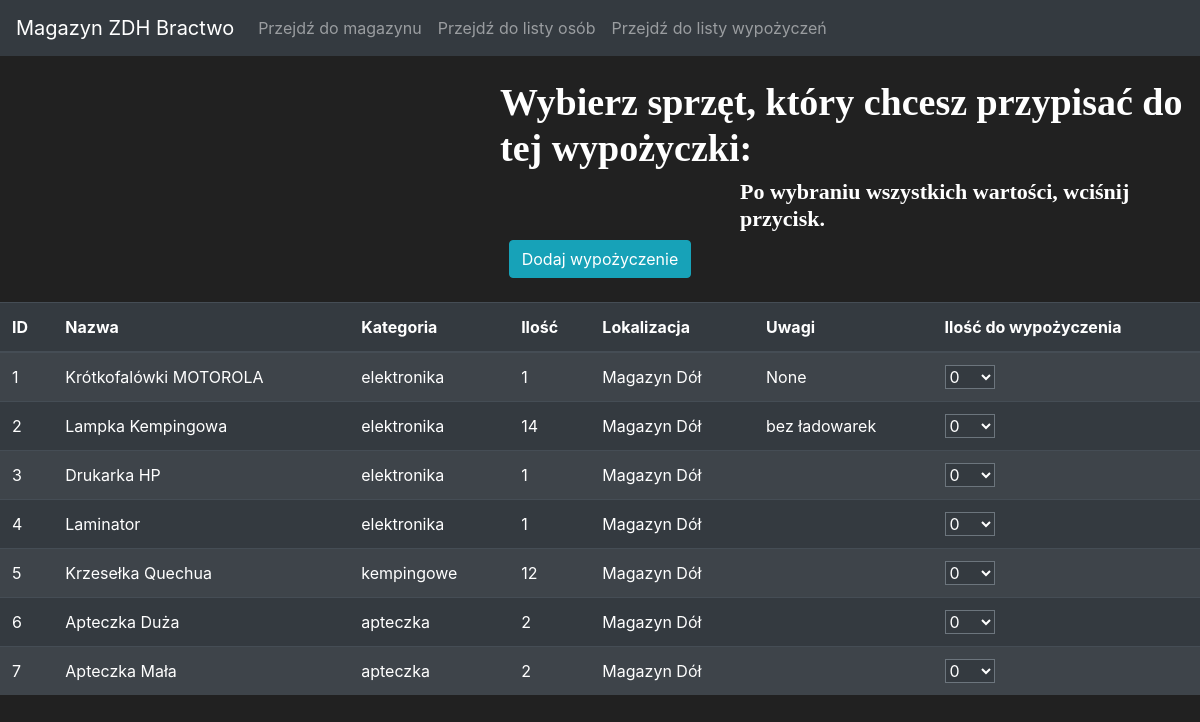
Before: /magazine/choose with the older database file.
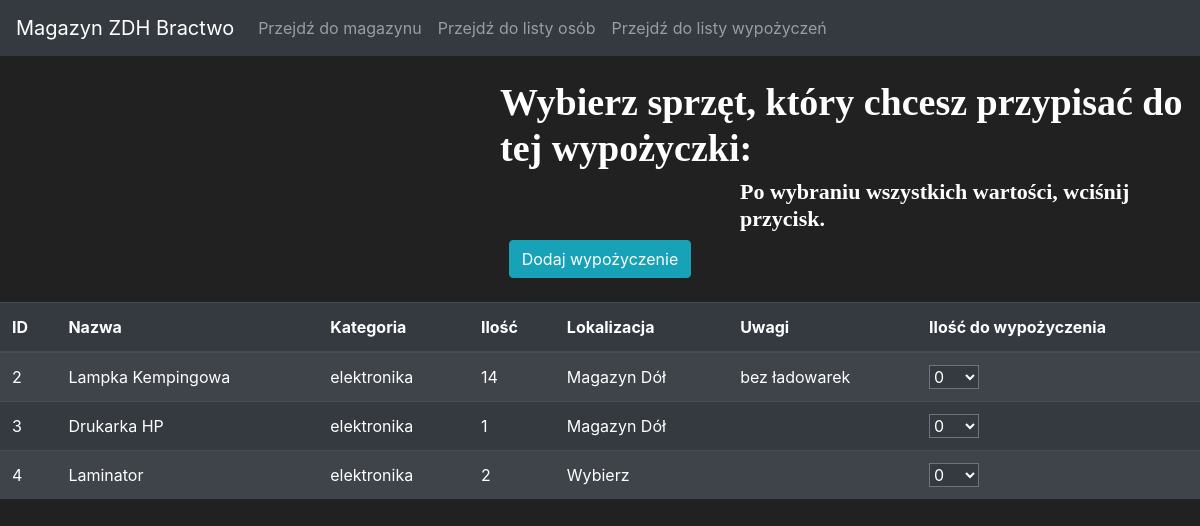
After: the same page with the newer database file.
### app.py (models this page shows, shortened)
class Item(db.Model):
    id = db.Column(db.Integer(), primary_key=True)
    name = db.Column(db.String(length=30), nullable=False, unique=True)
    category = db.Column(db.String(length=30), nullable=False)
    amount = db.Column(db.Integer(), nullable=True)
    localization = db.Column(db.String(length=30), nullable=False)
    notes = db.Column(db.String(length=60), nullable=True)

### app.py (the view)
@app.route("/magazine/choose", methods=['GET'])
def choose_item_list():
    items = Item.query.all()
    return render_template('rental_magazine_choose.html', items=items)

### templates/rental_magazine_choose.html (shortened to what this page needs)
{% extends "template_main.html" %}
{% block content %}
<br>
<h1 style="font-family: Calibri; font-size: 38px; font-weight: 600; margin-left: 500px;">
    Wybierz sprzęt, który chcesz przypisać do tej wypożyczki:
</h1>
<h1 style="font-family: Calibri; font-size: 22px; font-weight: 600; margin-left: 740px;">
    Po wybraniu wszystkich wartości, wciśnij przycisk.
</h1>
<div class="form-wrapper" style="font-size: 16px;">
    <a href="#" class="btn btn-outline btn-info">
        Dodaj wypożyczenie
    </a>
</div>
{% endblock %}
{%block table %}
    <table class="table table-striped table-dark">
    <thead>
        <tr>
        <th scope="col">ID</th>
        <th scope="col">Nazwa</th>
        <th scope="col">Kategoria</th>
        <th scope="col">Ilość</th>
        <th scope="col">Lokalizacja</th>
        <th scope="col">Uwagi</th>
        <th scope="col">Ilość do wypożyczenia</th>
        </tr>
    </thead>
    <tbody>
        {% for item in items %}
                    <tr>
                        <td>{{ item.id }}</td>
                        <td>{{ item.name }}</td>
                        <td>{{ item.category }}</td>
                        <td>{{ item.amount }}</td>
                        <td>{{ item.localization }}</td>
                        <td>{{ item.notes}}</td>
                        <td>
                            <select class="form-select bg-dark text-white border-secondary select-fixed">
                                {% for i in range(0, item.amount + 1) %}
                                <option value="{{ i }}">{{ i }}</option>
                                {% endfor %}
                            </select>
                        </td>
                    </tr>
        {% endfor %}
    </tbody>
    </table>
{%endblock%}

Changed rows visible on the page:
removed Item: id "1", name "Krótkofalówki MOTOROLA", category "elektronika", amount "1", localization "Magazyn Dół", notes "None", amount "0"
removed Item: id "5", name "Krzesełka Quechua", category "kempingowe", amount "12", localization "Magazyn Dół", amount "0"
removed Item: id "6", name "Apteczka Duża", category "apteczka", amount "2", localization "Magazyn Dół", amount "0"
removed Item: id "7", name "Apteczka Mała", category "apteczka", amount "2", localization "Magazyn Dół", amount "0"
changed Item "Laminator": amount "1" → "2"; localization "Magazyn Dół" → "Wybierz"
